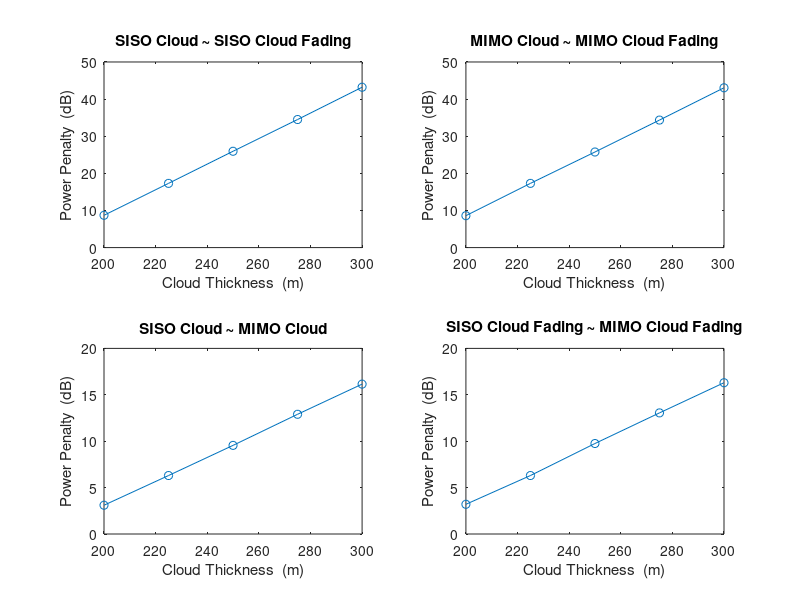
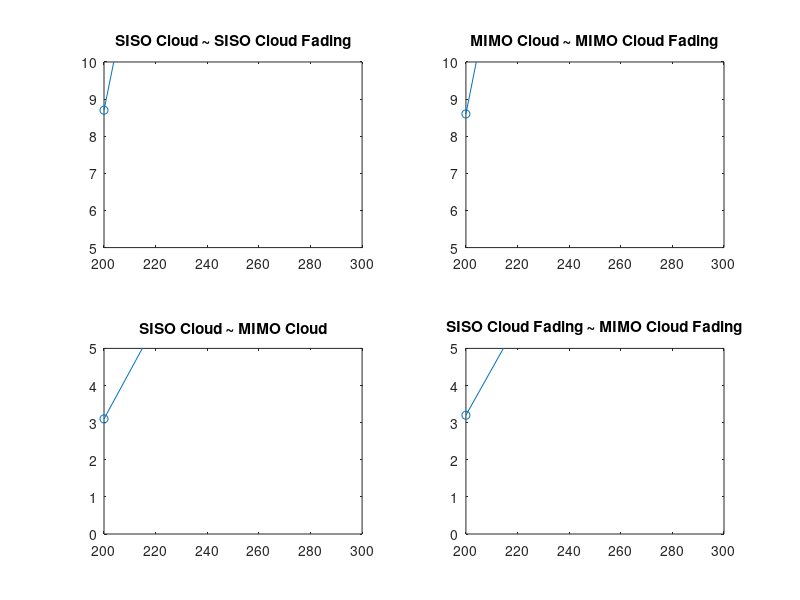

The MATLAB source for these figures, in order:

clc;clear all
% close all

color='bgrcmyk';
thick=[200 225 250 275 300];


power_SISO_cloud=[8.1 13.4 15.85 19.15 24.5]
power_SISO_cloud_fading=[16.8 22.0 24.5 27.7 33.2]

power_MIMO_cloud=[5.0 10.2 12.6 15.8 21.25]
power_MIMO_cloud_fading=[13.6 18.9 21.05 24.4 29.95]

penalty_SISO_fading=power_SISO_cloud_fading-power_SISO_cloud
penalty_MIMO_fading=power_MIMO_cloud_fading-power_MIMO_cloud

penalty_SISO_MIMO=power_SISO_cloud-power_MIMO_cloud
penalty_SISO_MIMO_fading=power_SISO_cloud_fading-power_MIMO_cloud_fading

for i=1:5
    a(i)=sum(penalty_SISO_fading(1:i));
    b(i)=sum(penalty_MIMO_fading(1:i));
    aa(i)=sum(penalty_SISO_MIMO(1:i));
    bb(i)=sum(penalty_SISO_MIMO_fading(1:i));
end

figure(1)
subplot(221),plot(thick,a,'o-'),title('SISO Cloud ~ SISO Cloud Fading'),xlabel('Cloud Thickness  (m)'),ylabel('Power Penalty  (dB)')
subplot(222),plot(thick,b,'o-'),title('MIMO Cloud ~ MIMO Cloud Fading'),xlabel('Cloud Thickness  (m)'),ylabel('Power Penalty  (dB)')
subplot(223),plot(thick,aa,'o-'),title('SISO Cloud ~ MIMO Cloud'),xlabel('Cloud Thickness  (m)'),ylabel('Power Penalty  (dB)')
subplot(224),plot(thick,bb,'o-'),title('SISO Cloud Fading ~ MIMO Cloud Fading'),xlabel('Cloud Thickness  (m)'),ylabel('Power Penalty  (dB)')

figure(2)
% Fig  4.5
subplot(221),plot(thick,a,'o-'),title('SISO Cloud ~ SISO Cloud Fading'),ylim([5 10])
subplot(222),plot(thick,b,'o-'),title('MIMO Cloud ~ MIMO Cloud Fading'),ylim([5 10])
subplot(223),plot(thick,aa,'o-'),title('SISO Cloud ~ MIMO Cloud'),ylim([0 5])
subplot(224),plot(thick,bb,'o-'),title('SISO Cloud Fading ~ MIMO Cloud Fading'),ylim([0 5])


